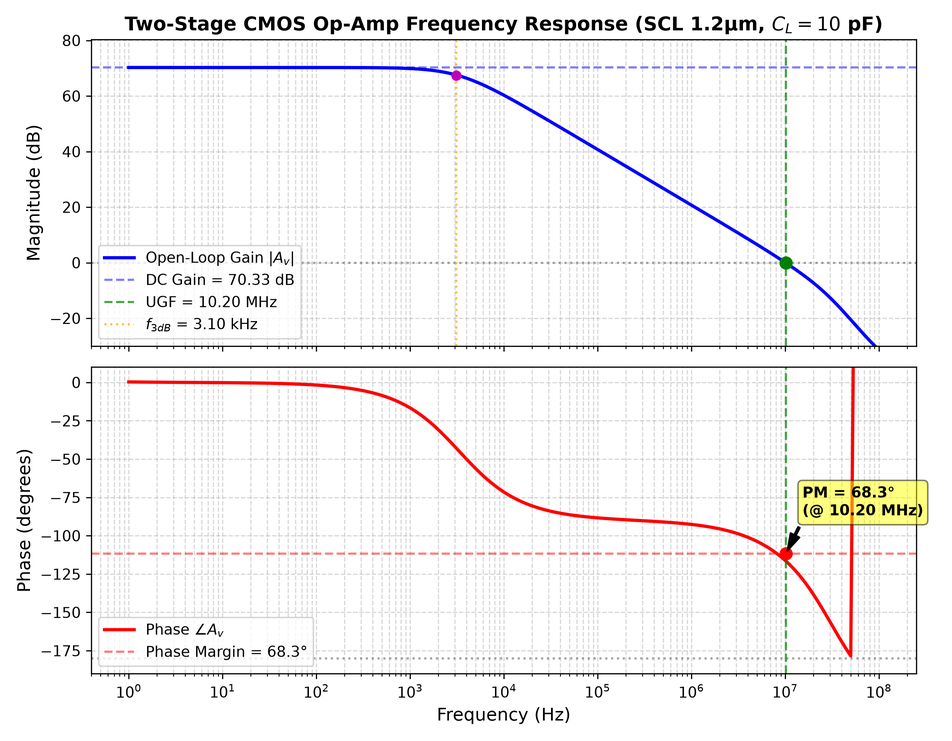
#> input picture plots/ac_bode_plot.png, 952 x 741 px, shrunk from 2700 x 2100 before the run, found by its file name
$ python view_all_plots.py
#> lines starting #> are read from the running program, lines starting #| are printed output that depends on the picture
#!/usr/bin/env python3
"""
SCL 1.2 um CMOS Op-Amp: Interactive Graph Viewer
Displays all generated simulation waveforms and verification plots.
"""

import os
import matplotlib
import matplotlib.pyplot as plt
import matplotlib.image as mpimg

plot_files = [
    ("AC Frequency Response (Bode Gain & Phase)", "/mnt/g/VLSI_Projects/OpAmp2Stage_SCL1p2um/plots/ac_bode_plot.png"),
    ("DC Transfer Curve & Linear Gain", "/mnt/g/VLSI_Projects/OpAmp2Stage_SCL1p2um/plots/dc_transfer_curve.png"),
    ("Large-Signal Step Response & Slew Rate", "/mnt/g/VLSI_Projects/OpAmp2Stage_SCL1p2um/plots/transient_large_signal.png"),
    ("Small-Signal Step Response & Settling", "/mnt/g/VLSI_Projects/OpAmp2Stage_SCL1p2um/plots/transient_small_signal.png"),
    ("Common-Mode Rejection Ratio (CMRR)", "/mnt/g/VLSI_Projects/OpAmp2Stage_SCL1p2um/plots/cmrr_frequency_plot.png"),
    ("Power Supply Rejection Ratio (PSRR+ / PSRR-)", "/mnt/g/VLSI_Projects/OpAmp2Stage_SCL1p2um/plots/psrr_frequency_plot.png"),
    ("Input Common-Mode Range (ICMR)", "/mnt/g/VLSI_Projects/OpAmp2Stage_SCL1p2um/plots/icmr_curve.png"),
    ("15-Corner PVT Robustness Overlay", "/mnt/g/VLSI_Projects/OpAmp2Stage_SCL1p2um/plots/corner_comparison_plot.png"),
]

fig, axes = plt.subplots(4, 2, figsize=(18, 16))
fig.canvas.manager.set_window_title("SCL 1.2 um CMOS Op-Amp - Complete Verification Waveforms")
plt.subplots_adjust(left=0.04, right=0.96, top=0.95, bottom=0.03, hspace=0.25, wspace=0.15)

for idx, (title, path) in enumerate(plot_files):
    row = idx // 2
    col = idx % 2
    ax = axes[row, col]
    if os.path.exists(path):
        img = mpimg.imread(path)
#> img is the input picture: shape (741, 952, 4) float32; mean R, G, B, A 0.958, 0.952, 0.953, 1
        ax.imshow(img)
        ax.set_title(title, fontsize=12, fontweight='bold', pad=6)
        ax.axis('off')
    else:
        ax.text(0.5, 0.5, f"Plot not found:\n{os.path.basename(path)}", ha='center', va='center')
        ax.axis('off')

print("Displaying all generated simulation waveforms. Close the window when finished.")
plt.show()
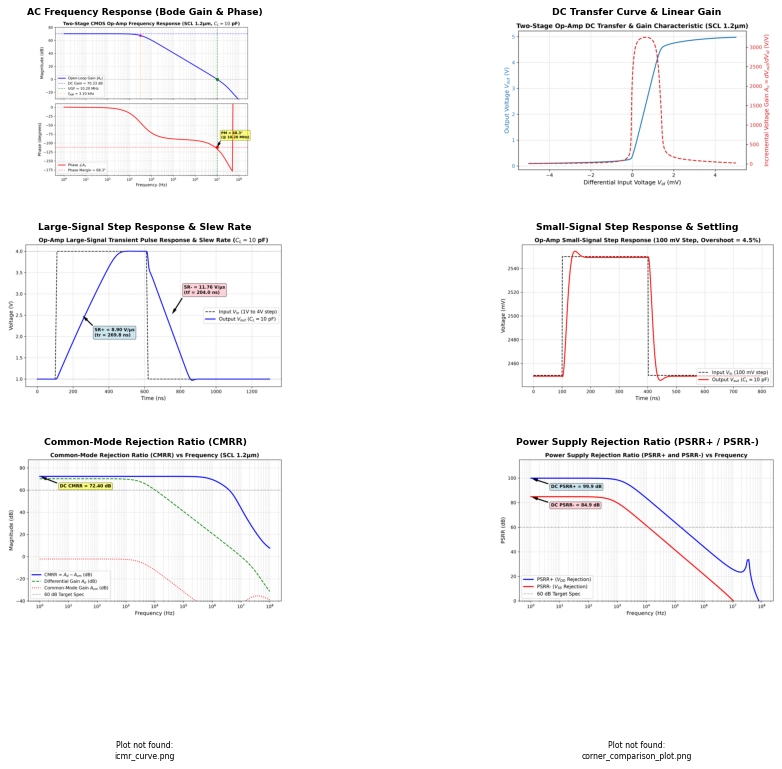
#> figure drawn by matplotlib, 6 panels
